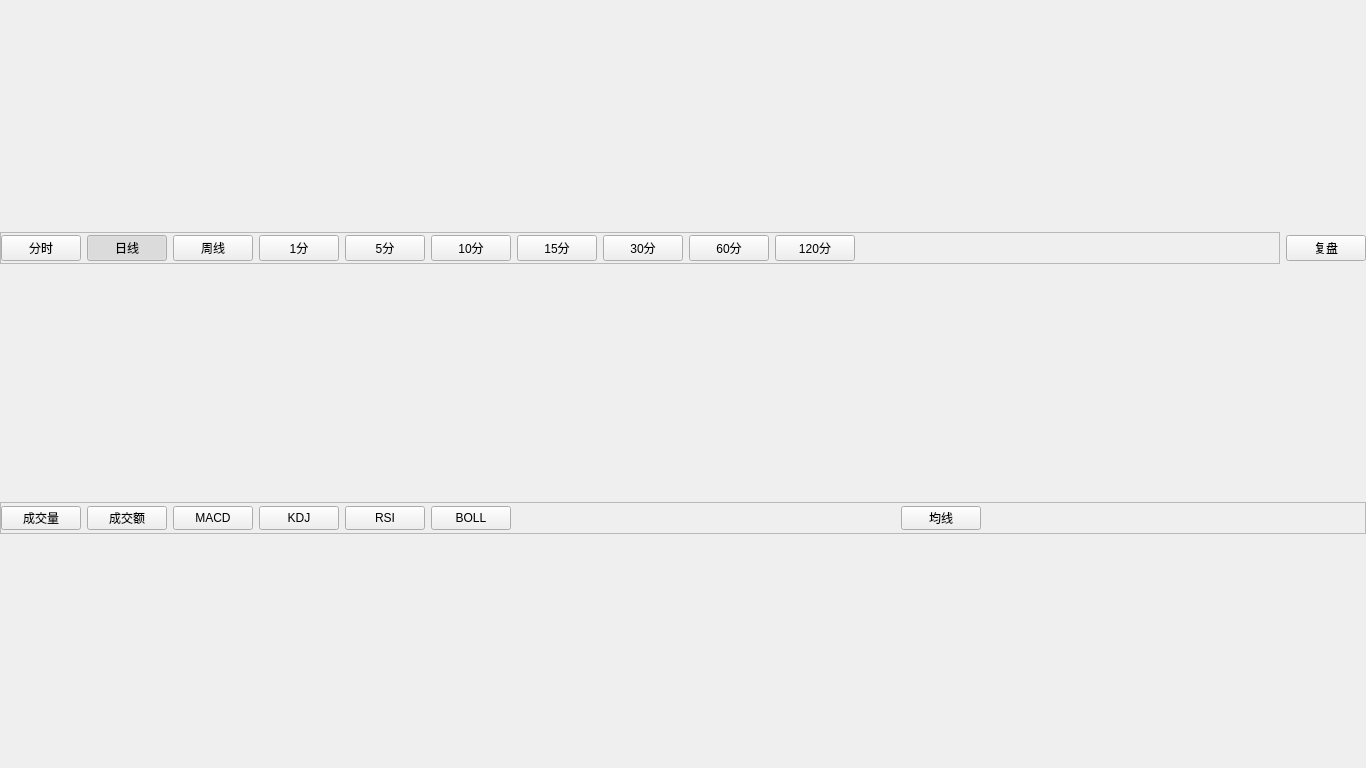
<?xml version="1.0" encoding="UTF-8"?>
<ui version="4.0">
 <class>IndicatorsViewWidget</class>
 <widget class="QWidget" name="IndicatorsViewWidget">
  <property name="geometry">
   <rect>
    <x>0</x>
    <y>0</y>
    <width>1366</width>
    <height>768</height>
   </rect>
  </property>
  <property name="windowTitle">
   <string>Form</string>
  </property>
  <layout class="QVBoxLayout" name="verticalLayout_2">
   <property name="leftMargin">
    <number>0</number>
   </property>
   <property name="topMargin">
    <number>0</number>
   </property>
   <property name="rightMargin">
    <number>0</number>
   </property>
   <property name="bottomMargin">
    <number>0</number>
   </property>
   <item>
    <layout class="QVBoxLayout" name="verticalLayout">
     <item>
      <layout class="QHBoxLayout" name="horizontalLayout_2">
       <item>
        <widget class="QFrame" name="frame_period">
         <property name="minimumSize">
          <size>
           <width>0</width>
           <height>32</height>
          </size>
         </property>
         <property name="maximumSize">
          <size>
           <width>16777215</width>
           <height>32</height>
          </size>
         </property>
         <property name="frameShape">
          <enum>QFrame::StyledPanel</enum>
         </property>
         <property name="frameShadow">
          <enum>QFrame::Raised</enum>
         </property>
         <layout class="QHBoxLayout" name="horizontalLayout">
          <property name="leftMargin">
           <number>0</number>
          </property>
          <property name="topMargin">
           <number>0</number>
          </property>
          <property name="rightMargin">
           <number>0</number>
          </property>
          <property name="bottomMargin">
           <number>0</number>
          </property>
          <item>
           <widget class="QPushButton" name="btn_time">
            <property name="text">
             <string>分时</string>
            </property>
            <property name="checkable">
             <bool>true</bool>
            </property>
            <property name="autoExclusive">
             <bool>true</bool>
            </property>
           </widget>
          </item>
          <item>
           <widget class="QPushButton" name="btn_1d">
            <property name="text">
             <string>日线</string>
            </property>
            <property name="checkable">
             <bool>true</bool>
            </property>
            <property name="checked">
             <bool>true</bool>
            </property>
            <property name="autoExclusive">
             <bool>true</bool>
            </property>
           </widget>
          </item>
          <item>
           <widget class="QPushButton" name="btn_1w">
            <property name="text">
             <string>周线</string>
            </property>
            <property name="checkable">
             <bool>true</bool>
            </property>
            <property name="autoExclusive">
             <bool>true</bool>
            </property>
           </widget>
          </item>
          <item>
           <widget class="QPushButton" name="btn_1m">
            <property name="text">
             <string>1分</string>
            </property>
            <property name="checkable">
             <bool>true</bool>
            </property>
            <property name="autoExclusive">
             <bool>true</bool>
            </property>
           </widget>
          </item>
          <item>
           <widget class="QPushButton" name="btn_5m">
            <property name="text">
             <string>5分</string>
            </property>
            <property name="checkable">
             <bool>true</bool>
            </property>
            <property name="autoExclusive">
             <bool>true</bool>
            </property>
           </widget>
          </item>
          <item>
           <widget class="QPushButton" name="btn_10m">
            <property name="text">
             <string>10分</string>
            </property>
            <property name="checkable">
             <bool>true</bool>
            </property>
            <property name="autoExclusive">
             <bool>true</bool>
            </property>
           </widget>
          </item>
          <item>
           <widget class="QPushButton" name="btn_15m">
            <property name="text">
             <string>15分</string>
            </property>
            <property name="checkable">
             <bool>true</bool>
            </property>
            <property name="autoExclusive">
             <bool>true</bool>
            </property>
           </widget>
          </item>
          <item>
           <widget class="QPushButton" name="btn_30m">
            <property name="text">
             <string>30分</string>
            </property>
            <property name="checkable">
             <bool>true</bool>
            </property>
            <property name="autoExclusive">
             <bool>true</bool>
            </property>
           </widget>
          </item>
          <item>
           <widget class="QPushButton" name="btn_60m">
            <property name="text">
             <string>60分</string>
            </property>
            <property name="checkable">
             <bool>true</bool>
            </property>
            <property name="autoExclusive">
             <bool>true</bool>
            </property>
           </widget>
          </item>
          <item>
           <widget class="QPushButton" name="btn_120m">
            <property name="text">
             <string>120分</string>
            </property>
            <property name="checkable">
             <bool>true</bool>
            </property>
            <property name="autoExclusive">
             <bool>true</bool>
            </property>
           </widget>
          </item>
          <item>
           <spacer name="horizontalSpacer">
            <property name="orientation">
             <enum>Qt::Horizontal</enum>
            </property>
            <property name="sizeHint" stdset="0">
             <size>
              <width>40</width>
              <height>20</height>
             </size>
            </property>
           </spacer>
          </item>
         </layout>
        </widget>
       </item>
       <item>
        <widget class="QPushButton" name="btn_review">
         <property name="text">
          <string>复盘</string>
         </property>
         <property name="checkable">
          <bool>false</bool>
         </property>
         <property name="autoExclusive">
          <bool>false</bool>
         </property>
        </widget>
       </item>
      </layout>
     </item>
    </layout>
   </item>
   <item>
    <widget class="QFrame" name="frame_indicators_tool">
     <property name="minimumSize">
      <size>
       <width>0</width>
       <height>32</height>
      </size>
     </property>
     <property name="maximumSize">
      <size>
       <width>16777215</width>
       <height>32</height>
      </size>
     </property>
     <property name="frameShape">
      <enum>QFrame::StyledPanel</enum>
     </property>
     <property name="frameShadow">
      <enum>QFrame::Raised</enum>
     </property>
     <layout class="QHBoxLayout" name="horizontalLayout_3">
      <property name="leftMargin">
       <number>0</number>
      </property>
      <property name="topMargin">
       <number>0</number>
      </property>
      <property name="rightMargin">
       <number>0</number>
      </property>
      <property name="bottomMargin">
       <number>0</number>
      </property>
      <item>
       <widget class="QPushButton" name="btn_indicator_volume">
        <property name="minimumSize">
         <size>
          <width>0</width>
          <height>24</height>
         </size>
        </property>
        <property name="maximumSize">
         <size>
          <width>16777215</width>
          <height>24</height>
         </size>
        </property>
        <property name="text">
         <string>成交量</string>
        </property>
        <property name="checkable">
         <bool>true</bool>
        </property>
       </widget>
      </item>
      <item>
       <widget class="QPushButton" name="btn_indicator_amount">
        <property name="minimumSize">
         <size>
          <width>0</width>
          <height>24</height>
         </size>
        </property>
        <property name="maximumSize">
         <size>
          <width>16777215</width>
          <height>24</height>
         </size>
        </property>
        <property name="text">
         <string>成交额</string>
        </property>
        <property name="checkable">
         <bool>true</bool>
        </property>
       </widget>
      </item>
      <item>
       <widget class="QPushButton" name="btn_indicator_macd">
        <property name="minimumSize">
         <size>
          <width>0</width>
          <height>24</height>
         </size>
        </property>
        <property name="maximumSize">
         <size>
          <width>16777215</width>
          <height>24</height>
         </size>
        </property>
        <property name="text">
         <string>MACD</string>
        </property>
        <property name="checkable">
         <bool>true</bool>
        </property>
       </widget>
      </item>
      <item>
       <widget class="QPushButton" name="btn_indicator_kdj">
        <property name="minimumSize">
         <size>
          <width>0</width>
          <height>24</height>
         </size>
        </property>
        <property name="maximumSize">
         <size>
          <width>16777215</width>
          <height>24</height>
         </size>
        </property>
        <property name="text">
         <string>KDJ</string>
        </property>
        <property name="checkable">
         <bool>true</bool>
        </property>
       </widget>
      </item>
      <item>
       <widget class="QPushButton" name="btn_indicator_rsi">
        <property name="minimumSize">
         <size>
          <width>0</width>
          <height>24</height>
         </size>
        </property>
        <property name="maximumSize">
         <size>
          <width>16777215</width>
          <height>24</height>
         </size>
        </property>
        <property name="text">
         <string>RSI</string>
        </property>
        <property name="checkable">
         <bool>true</bool>
        </property>
       </widget>
      </item>
      <item>
       <widget class="QPushButton" name="btn_indicator_boll">
        <property name="minimumSize">
         <size>
          <width>0</width>
          <height>24</height>
         </size>
        </property>
        <property name="maximumSize">
         <size>
          <width>16777215</width>
          <height>24</height>
         </size>
        </property>
        <property name="text">
         <string>BOLL</string>
        </property>
        <property name="checkable">
         <bool>true</bool>
        </property>
       </widget>
      </item>
      <item>
       <spacer name="horizontalSpacer_3">
        <property name="orientation">
         <enum>Qt::Horizontal</enum>
        </property>
        <property name="sizeHint" stdset="0">
         <size>
          <width>40</width>
          <height>20</height>
         </size>
        </property>
       </spacer>
      </item>
      <item>
       <widget class="QPushButton" name="btn_indicator_ma">
        <property name="minimumSize">
         <size>
          <width>0</width>
          <height>24</height>
         </size>
        </property>
        <property name="maximumSize">
         <size>
          <width>16777215</width>
          <height>24</height>
         </size>
        </property>
        <property name="text">
         <string>均线</string>
        </property>
        <property name="checkable">
         <bool>true</bool>
        </property>
       </widget>
      </item>
      <item>
       <spacer name="horizontalSpacer_4">
        <property name="orientation">
         <enum>Qt::Horizontal</enum>
        </property>
        <property name="sizeHint" stdset="0">
         <size>
          <width>40</width>
          <height>20</height>
         </size>
        </property>
       </spacer>
      </item>
     </layout>
    </widget>
   </item>
  </layout>
 </widget>
 <resources/>
 <connections/>
</ui>
